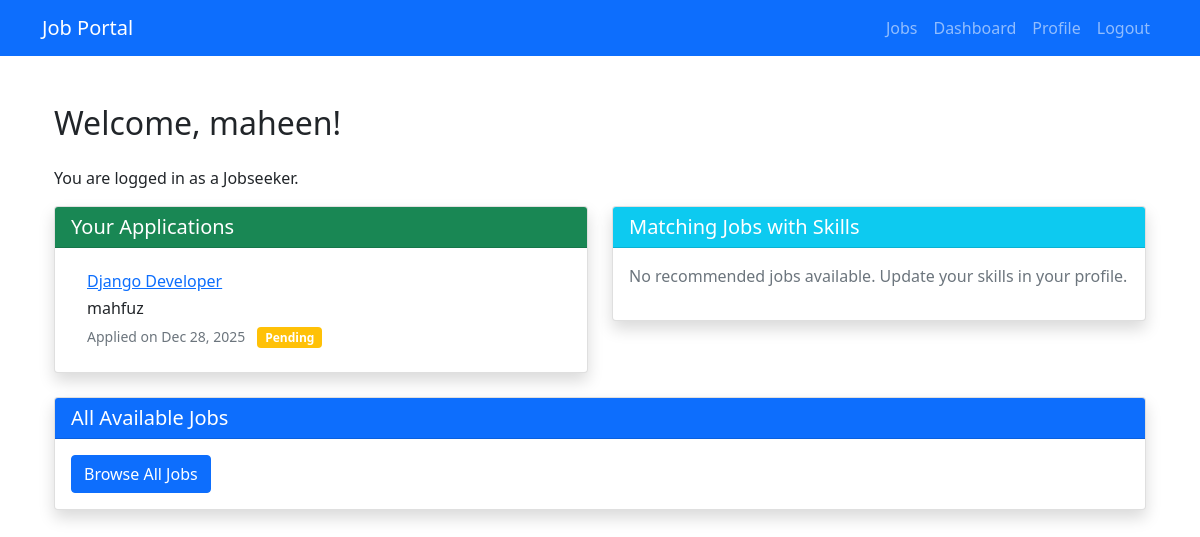
Page /dashboard/ (signed in) on the committed database.
### JobPortal/models.py (models this page shows, shortened)
class Application(models.Model):
    STATUS_CHOICES = [
        ("pending", "Pending"),
        ("shortlisted", "Shortlisted"),
        ("selected", "Selected"),
        ("rejected", "Rejected"),
    ]
    jobseeker = models.ForeignKey(User, on_delete=models.CASCADE, related_name="applications")
    job = models.ForeignKey(Job, on_delete=models.CASCADE, related_name="applications")
    applied_at = models.DateTimeField(auto_now_add=True)
    status = models.CharField(max_length=20, choices=STATUS_CHOICES, default="pending")
    skills = models.TextField(blank=True, null=True)
    resume = models.FileField(upload_to="application_resumes/", blank=True, null=True)
    cover_letter = models.TextField(blank=True, null=True)
    class Meta:
        unique_together = ("jobseeker", "job")

class Job(models.Model):
    CATEGORY_CHOICES = [
        ("tech", "Technology"),
        ("finance", "Finance"),
        ("healthcare", "Healthcare"),
        ("education", "Education"),
        ("other", "Other"),
    ]
    title = models.CharField(max_length=200)
    recruiter = models.ForeignKey(User, on_delete=models.CASCADE, related_name="jobs")
    number_of_openings = models.PositiveIntegerField()
    category = models.CharField(max_length=20, choices=CATEGORY_CHOICES)
    description = models.TextField()
    skills_required = models.TextField()
    created_at = models.DateTimeField(auto_now_add=True)

### JobPortal/views.py (the view)
# urls.py: path("dashboard/", views.dashboard, name="dashboard"),
@login_required
def dashboard(request):
    profile, created = UserProfile.objects.get_or_create(user=request.user)
    if profile.user_type == "recruiter":
        jobs = Job.objects.filter(recruiter=request.user).annotate(
            applied_count=Count("applications")
        )
        return render(request, "portal/recruiter_dashboard.html", {"jobs": jobs})
    else:
        applications = Application.objects.filter(jobseeker=request.user)
        user_skills = profile.skills.lower().split(",") if profile.skills else []
        query = Q()
        for skill in user_skills:
            query |= Q(skills_required__icontains=skill.strip())
        matched_jobs = Job.objects.filter(query).exclude(
            id__in=applications.values_list("job_id", flat=True)
        )[
            :10
        ]  # Limit to 10, exclude already applied jobs
        return render(
            request,
            "portal/jobseeker_dashboard.html",
            {"applications": applications, "matched_jobs": matched_jobs},
        )

### JobPortal/templates/portal/jobseeker_dashboard.html (shortened to what this page needs)
{% extends 'portal/base.html' %}
{% block content %}
<div class="container mt-5">
    <div class="row">
        <div class="col-12">
            <h2 class="mb-4">Welcome, {{ user.username }}!</h2>
            <p>You are logged in as a Jobseeker.</p>
        </div>
    </div>
    <div class="row">
        <div class="col-md-6">
            <div class="card shadow mb-4">
                <div class="card-header bg-success text-white">
                    <h5 class="card-title mb-0">Your Applications</h5>
                </div>
                <div class="card-body">
                    {% if applications %}
                        <div class="list-group list-group-flush">
                            {% for application in applications %}
                                <div class="list-group-item">
                                    <h6 class="mb-1"><a href="{% url 'portal:job_details' application.job.id %}">{{ application.job.title }}</a></h6>
                                    <p class="mb-1">{{ application.job.recruiter.username }}</p>
                                    <small class="text-muted">Applied on {{ application.applied_at|date:"M d, Y" }}</small>
                                    <span class="badge bg-{% if application.status == 'pending' %}warning{% elif application.status == 'accepted' %}success{% else %}danger{% endif %} ms-2">{{ application.status|title }}</span>
                                </div>
                            {% endfor %}
                        </div>
                    {% else %}
                        <p class="text-muted">You haven't applied to any jobs yet.</p>
                    {% endif %}
                </div>
            </div>
        </div>
        <div class="col-md-6">
            <div class="card shadow mb-4">
                <div class="card-header bg-info text-white">
                    <h5 class="card-title mb-0">Matching Jobs with Skills</h5>
                </div>
                <div class="card-body">
                    {% if matched_jobs %}
                        <div class="list-group list-group-flush">
                            {% for job in matched_jobs %}
                                <div class="list-group-item">
                                    <h6 class="mb-1"><a href="{% url 'portal:job_details' job.id %}">{{ job.title }}</a></h6>
                                    <p class="mb-1">{{ job.recruiter.username }}</p>
                                    <small class="text-muted">{{ job.category|title }}</small>
                                    <a href="{% url 'portal:apply_job' job.id %}" class="btn btn-sm btn-primary mt-2">Apply Now</a>
                                </div>
                            {% endfor %}
                        </div>
                    {% else %}
                        <p class="text-muted">No recommended jobs available. Update your skills in your profile.</p>
                    {% endif %}
                </div>
            </div>
        </div>
    </div>
    <div class="row">
        <div class="col-12">
            <div class="card shadow">
                <div class="card-header bg-primary text-white">
                    <h5 class="card-title mb-0">All Available Jobs</h5>
                </div>
                <div class="card-body">
                    <a href="{% url 'portal:job_list' %}" class="btn btn-primary">Browse All Jobs</a>
                </div>
            </div>
        </div>
    </div>
</div>
{% endblock %}

### rows in the picture
Application: job "Django Developer", job.recruiter.username "mahfuz", applied_at "Dec 28, 2025", status "Pending"

### other values in the picture
{{ user.username }} "maheen"
